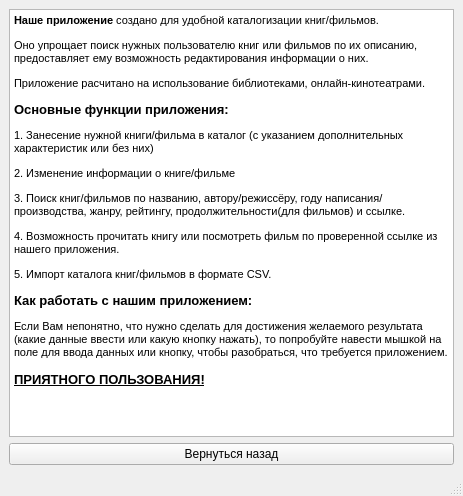
<?xml version="1.0" encoding="UTF-8"?>
<ui version="4.0">
 <class>MainWindow</class>
 <widget class="QMainWindow" name="MainWindow">
  <property name="geometry">
   <rect>
    <x>0</x>
    <y>0</y>
    <width>463</width>
    <height>496</height>
   </rect>
  </property>
  <property name="windowTitle">
   <string>MainWindow</string>
  </property>
  <widget class="QWidget" name="centralwidget">
   <layout class="QVBoxLayout" name="verticalLayout">
    <item>
     <widget class="QTextBrowser" name="textBrowser">
      <property name="html">
       <string>&lt;!DOCTYPE HTML PUBLIC &quot;-//W3C//DTD HTML 4.0//EN&quot; &quot;http://www.w3.org/TR/REC-html40/strict.dtd&quot;&gt;
&lt;html&gt;&lt;head&gt;&lt;meta name=&quot;qrichtext&quot; content=&quot;1&quot; /&gt;&lt;style type=&quot;text/css&quot;&gt;
p, li { white-space: pre-wrap; }
&lt;/style&gt;&lt;/head&gt;&lt;body style=&quot; font-family:'MS Shell Dlg 2'; font-size:8.25pt; font-weight:400; font-style:normal;&quot;&gt;
&lt;p style=&quot; margin-top:0px; margin-bottom:0px; margin-left:0px; margin-right:0px; -qt-block-indent:0; text-indent:0px;&quot;&gt;&lt;span style=&quot; font-size:8pt; font-weight:600;&quot;&gt;Наше приложение&lt;/span&gt;&lt;span style=&quot; font-size:8pt;&quot;&gt; создано для удобной каталогизации книг/фильмов.&lt;/span&gt;&lt;/p&gt;
&lt;p style=&quot; margin-top:12px; margin-bottom:12px; margin-left:0px; margin-right:0px; -qt-block-indent:0; text-indent:0px;&quot;&gt;&lt;span style=&quot; font-size:8pt;&quot;&gt;Оно упрощает поиск нужных пользователю книг или фильмов по их описанию, предоставляет ему возможность редактирования информации о них.&lt;/span&gt;&lt;/p&gt;
&lt;p style=&quot; margin-top:12px; margin-bottom:12px; margin-left:0px; margin-right:0px; -qt-block-indent:0; text-indent:0px;&quot;&gt;&lt;span style=&quot; font-size:8pt;&quot;&gt;Приложение расчитано на использование библиотеками, онлайн-кинотеатрами.&lt;/span&gt;&lt;/p&gt;
&lt;p style=&quot; margin-top:12px; margin-bottom:12px; margin-left:0px; margin-right:0px; -qt-block-indent:0; text-indent:0px;&quot;&gt;&lt;span style=&quot; font-size:10pt; font-weight:600;&quot;&gt;Основные функции приложения:&lt;/span&gt;&lt;/p&gt;
&lt;p style=&quot; margin-top:12px; margin-bottom:12px; margin-left:0px; margin-right:0px; -qt-block-indent:0; text-indent:0px;&quot;&gt;&lt;span style=&quot; font-size:8pt;&quot;&gt;1. Занесение нужной книги/фильма в каталог (с указанием дополнительных характеристик или без них)&lt;/span&gt;&lt;/p&gt;
&lt;p style=&quot; margin-top:12px; margin-bottom:12px; margin-left:0px; margin-right:0px; -qt-block-indent:0; text-indent:0px;&quot;&gt;&lt;span style=&quot; font-size:8pt;&quot;&gt;2. Изменение информации о книге/фильме&lt;/span&gt;&lt;/p&gt;
&lt;p style=&quot; margin-top:12px; margin-bottom:12px; margin-left:0px; margin-right:0px; -qt-block-indent:0; text-indent:0px;&quot;&gt;&lt;span style=&quot; font-size:8pt;&quot;&gt;3. Поиск книг/фильмов по названию, автору/режиссёру, году написания/производства, жанру, рейтингу, продолжительности(для фильмов) и ссылке.&lt;/span&gt;&lt;/p&gt;
&lt;p style=&quot; margin-top:12px; margin-bottom:12px; margin-left:0px; margin-right:0px; -qt-block-indent:0; text-indent:0px;&quot;&gt;&lt;span style=&quot; font-size:8pt;&quot;&gt;4. Возможность прочитать книгу или посмотреть фильм по проверенной ссылке из нашего приложения.&lt;/span&gt;&lt;/p&gt;
&lt;p style=&quot; margin-top:12px; margin-bottom:12px; margin-left:0px; margin-right:0px; -qt-block-indent:0; text-indent:0px;&quot;&gt;&lt;span style=&quot; font-size:8pt;&quot;&gt;5. Импорт каталога книг/фильмов в формате CSV.&lt;/span&gt;&lt;/p&gt;
&lt;p style=&quot; margin-top:12px; margin-bottom:12px; margin-left:0px; margin-right:0px; -qt-block-indent:0; text-indent:0px;&quot;&gt;&lt;span style=&quot; font-size:10pt; font-weight:600;&quot;&gt;Как работать с нашим приложением:&lt;/span&gt;&lt;/p&gt;
&lt;p style=&quot; margin-top:12px; margin-bottom:12px; margin-left:0px; margin-right:0px; -qt-block-indent:0; text-indent:0px;&quot;&gt;&lt;span style=&quot; font-size:8pt;&quot;&gt;Если Вам непонятно, что нужно сделать для достижения желаемого результата (какие данные ввести или какую кнопку нажать), то попробуйте навести мышкой на поле для ввода данных или кнопку, чтобы разобраться, что требуется приложением.&lt;br /&gt;&lt;/span&gt;&lt;span style=&quot; font-size:8pt; font-weight:600; text-decoration: underline;&quot;&gt;&lt;br /&gt;&lt;/span&gt;&lt;span style=&quot; font-size:10pt; font-weight:600; text-decoration: underline;&quot;&gt;ПРИЯТНОГО ПОЛЬЗОВАНИЯ!&lt;/span&gt;&lt;/p&gt;&lt;/body&gt;&lt;/html&gt;</string>
      </property>
     </widget>
    </item>
    <item>
     <widget class="QPushButton" name="returne">
      <property name="text">
       <string>Вернуться назад</string>
      </property>
     </widget>
    </item>
   </layout>
  </widget>
  <widget class="QMenuBar" name="menubar">
   <property name="geometry">
    <rect>
     <x>0</x>
     <y>0</y>
     <width>463</width>
     <height>21</height>
    </rect>
   </property>
  </widget>
  <widget class="QStatusBar" name="statusbar"/>
 </widget>
 <resources/>
 <connections/>
</ui>
